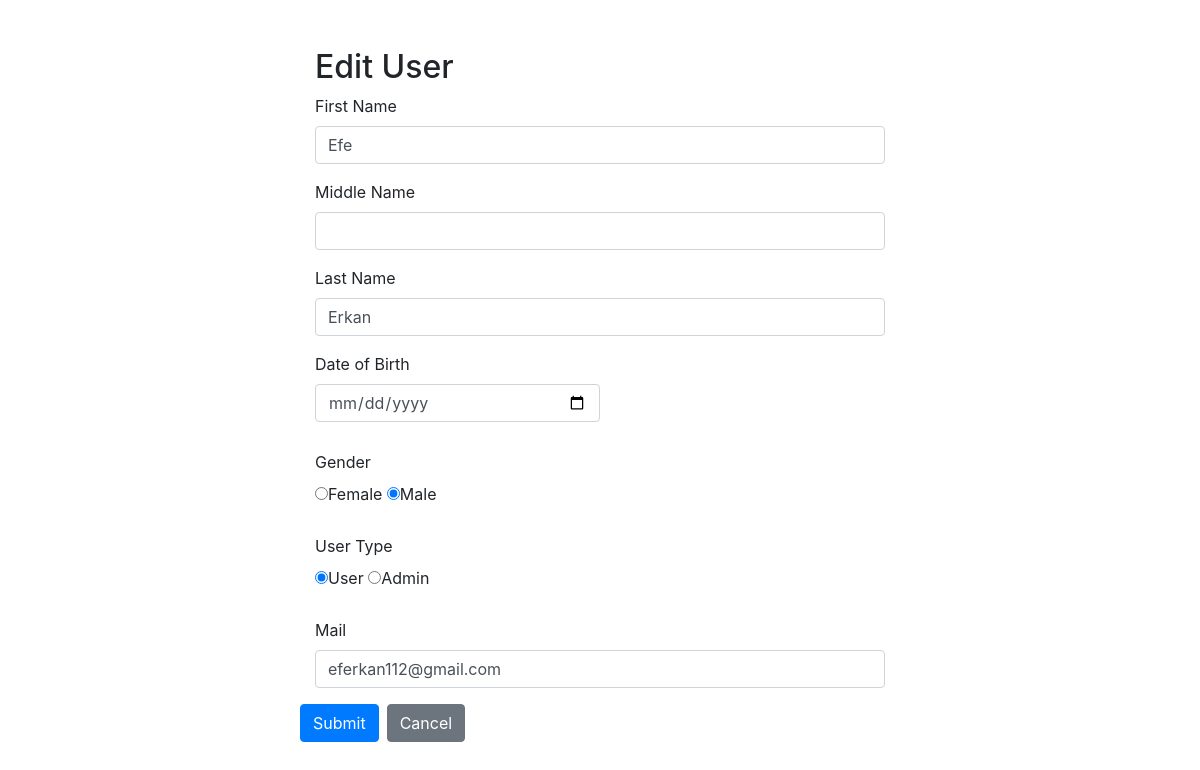
Page /admin/update_user.php?id=6 on the earlier database version.
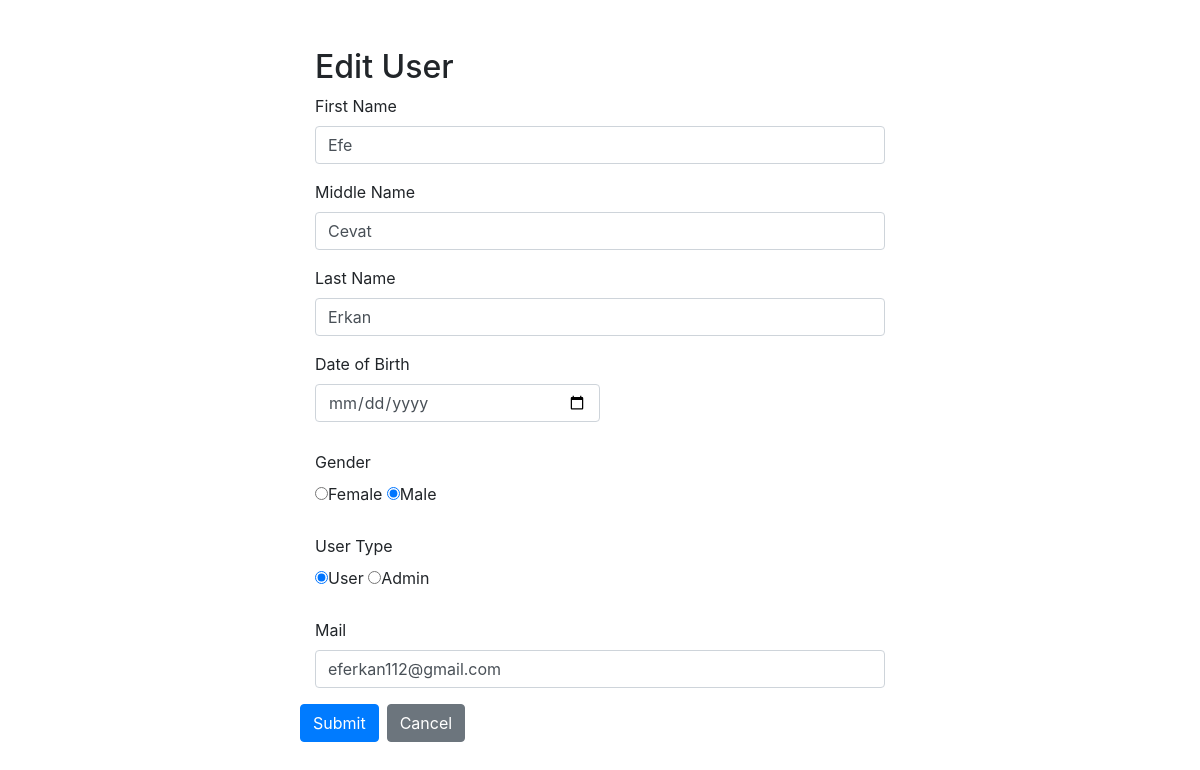
Same page on the later database version.
### tables this page shows
CREATE TABLE `user` (
  `id` int(11) NOT NULL,
  `type` enum('A','U') NOT NULL DEFAULT 'U',
  `first_name` varchar(255) NOT NULL,
  `middle_name` varchar(255) DEFAULT NULL,
  `last_name` varchar(255) NOT NULL,
  `dateOfBirth` date NOT NULL,
  `age` int(11) NOT NULL,
  `gender` enum('M','F') NOT NULL,
  `mail` varchar(255) NOT NULL,
  `password` varchar(255) NOT NULL,
  `rating` float(2,1) NOT NULL DEFAULT 0.0
);

### admin/update_user.php (the view, shortened to what this page needs)
<?php include("../api/connection.php"); ?>
<!DOCTYPE html>
<html lang="en">
<head>
    <link rel="stylesheet" href="https://stackpath.bootstrapcdn.com/bootstrap/4.5.2/css/bootstrap.min.css">
</head>
<body>
    <div class="wrapper">
        <div class="container-fluid">
            <div class="row">
                <div class="col-md-12">
                    <h2 class="mt-5">Edit User</h2>
                    <form action="update_user_process.php?id=<?php echo $_GET["id"]?>" method="post">
                        <?php
                            $userID = $_GET["id"];
                            $query = "SELECT * FROM user WHERE id = $userID";
                            $result = mysqli_query($connection, $query);
                            $first_name = ""; $middle_name = ""; $last_name = "";
                            $birth_date = ""; $gender = ""; $mail = ""; $type = "";
                            while ($row = mysqli_fetch_assoc($result))
                            {
                                $first_name = $row["first_name"];
                                $middle_name = $row["middle_name"];
                                $last_name = $row["last_name"];
                                $gender = $row["gender"];
                                $mail = $row["mail"];
                                $type = $row["type"];
                            }
                        ?>
                        <div class="form-group">
                            <label>First Name</label>
                            <input type="text" name="first_name" class="form-control" value=<?php echo $first_name;?> required>
                        </div>
                        <div class="form-group">
                            <label>Middle Name</label>
                            <input type="text" name="middle_name" class="form-control" value=<?php echo $middle_name;?>>
                        </div>
                        <div class="form-group">
                            <label>Last Name</label>
                            <input type="text" name="last_name" class="form-control" value=<?php echo $last_name;?> required>
                        </div>
                        <div class="d-flex flex-row align-items-center mb-4">
                            <div class="form-outline mb-1 w-50">
                                <label class="form-label">Date of Birth</label><br>
                                <input type="date" name="date" class="form-control" required/>
                            </div>
                        </div>
                        <div class="d-flex flex-row align-items-center mb-4">
                            <div class="form-outline mb-1 w-50">
                            <label class="form-label">Gender</label><br>
                                <input type="radio" name="gender" value="F" required <?php if ($gender == "F") { echo "checked"; }?>>Female
                                <input type="radio" name="gender" value="M" required <?php if ($gender == "M") { echo "checked"; }?>>Male <br>
                            </div>
                        </div>
                        <div class="d-flex flex-row align-items-center mb-4">
                            <div class="form-outline mb-1 w-50">
                            <label class="form-label">User Type</label><br>
                                <input type="radio" name="type" value="U" required <?php if ($type == "U") { echo "checked"; }?>>User
                                <input type="radio" name="type" value="A" required <?php if ($type == "A") { echo "checked"; }?>>Admin <br>
                            </div>
                        </div>
                        <div class="form-group">
                            <label>Mail</label>
                            <input type="text" name="mail" class="form-control" required value=<?php echo $mail;?>>
                        </div>
                        </div>
                        <input type="submit" name="submit" class="btn btn-primary" value="Submit">
                        <a href="admin_page.php" class="btn btn-secondary ml-2">Cancel</a>
                </div>
            </div>
        </div>
</body>
</html>

Differences in the rows shown:
changed user "Efe": middle_name (not shown) → "Cevat"
